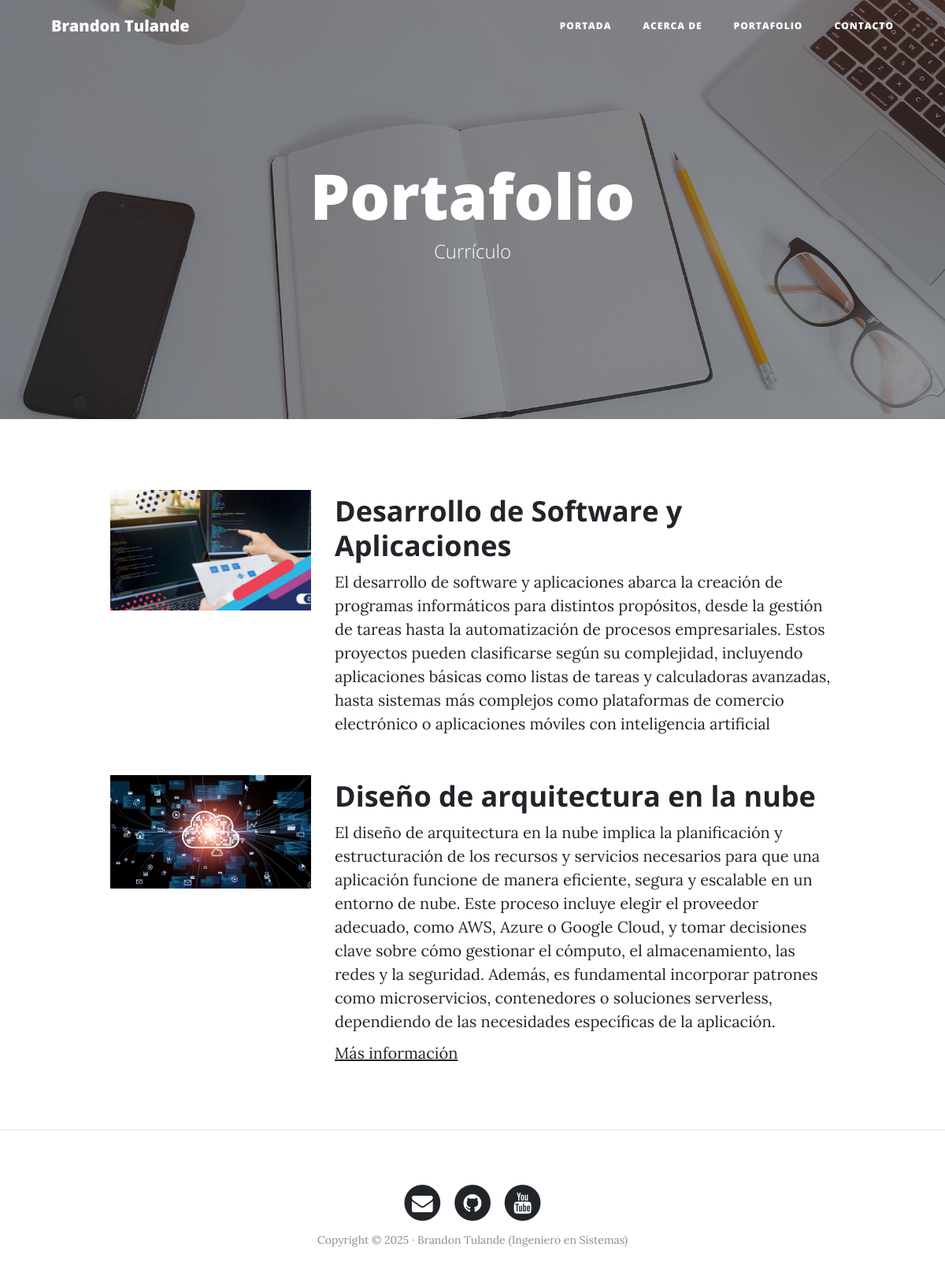
The page /portfolio/ on the database its author committed.
### portfolio/models.py (models this page shows, shortened)
class Project(models.Model):
    title = models.CharField(max_length=200, verbose_name="Titulo")
    description = models.TextField(verbose_name="Descripcion")
    image = models.ImageField(verbose_name="Imagen", upload_to="projects")
    link = models.URLField(verbose_name="Direccion web", null= True, blank=True)
    created = models.DateTimeField(auto_now_add=True, verbose_name="Fecha de creación")
    update = models.DateTimeField(auto_now=True, verbose_name="Fecha de edición")
    class Meta:
        verbose_name = "proyecto"
        verbose_name_plural ="proyectos"
        ordering = ["-created"]

### portfolio/views.py (the view)
# urls.py: path('portfolio/', portfolio_views.portfolio, name = "portfolio"),
def portfolio(request):
    projects = Project.objects.all()
    return render(request, "portfolio/portfolio.html", {'projects': projects})

### portfolio/templates/portfolio/portfolio.html (shortened to what this page needs)
{% extends 'core/base.html' %}
{% block background %}{% load static %}{% static 'core/img/portfolio-bg.jpg' %}{% endblock %}
{% block headers %}
<h1>Portafolio</h1>
<span class="subheading">Currículo</span>
{% endblock %}
{% block content %}
    {% for project in projects %}
            <div class="row project">
                <div class="col-lg-3 col-md-4 offset-lg-1">
                    <img class="img-fluid" src="{{project.image.url}}" alt="">
                </div>
                <div class="col-lg-7 col-md-8">
                    <h2 class="section-heading title">{{project.title}}</h2>
                    <p>{{project.description}}</p>
                    {% if project.link %}
                    <p><a href="{{project.link}}">Más información</a></p>
                    {% endif %}
                </div>
            </div>
    {%endfor%}
{% endblock %}

### core/templates/core/base.html (shortened to what this page needs)
<!DOCTYPE html>
<html lang="es">
  <head>
     {% load static %}
    <link href="{% static 'core/vendor/bootstrap/css/bootstrap.min.css' %}" rel="stylesheet">
    <link href="{% static 'core/vendor/font-awesome/css/font-awesome.min.css' %}" rel="stylesheet" type="text/css">
    <link href="{% static 'core/css/clean-blog.min.css' %}" rel="stylesheet">
  </head>
  <body>
    <nav class="navbar navbar-expand-lg navbar-light fixed-top" id="mainNav">
      <div class="container">
        <a class="navbar-brand" href="{% url 'home' %}">Brandon Tulande</a>
        <div class="collapse navbar-collapse" id="navbarResponsive">
          <ul class="navbar-nav ml-auto">
            <li class="nav-item">
              <a class="nav-link" href="{% url 'home' %}">Portada</a>
            </li>
            <li class="nav-item">
              <a class="nav-link" href="{% url 'about' %}">Acerca de</a>
            </li>
            <li class="nav-item">
              <a class="nav-link" href="{% url 'portfolio' %}">Portafolio</a>
            </li>
            <li class="nav-item">
              <a class="nav-link" href="{% url 'contact' %}">Contacto</a>
            </li>
          </ul>
        </div>
      </div>
    </nav>
    <header class="masthead" style="background-image: url('{% block background %}{% endblock%}')">
      <div class="overlay"></div>
      <div class="container">
        <div class="row">
          <div class="col-lg-8 col-md-10 mx-auto">
            <div class="site-heading">
                {% block headers%} {%endblock%}
            </div>
          </div>
        </div>
      </div>
    </header>
    <div class="container">
        {% block content %}{% endblock %}
    </div>
      {% if request.path != "/" %}<hr>{% endif%}
    <footer>
      <div class="container">
        <div class="row">
          <div class="col-lg-8 col-md-10 mx-auto">
            <ul class="list-inline text-center">
              <li class="list-inline-item">
                <a href="#">
                  <span class="fa-stack fa-lg">
                    <i class="fa fa-circle fa-stack-2x"></i>
                    <i class="fa fa-envelope fa-stack-1x fa-inverse"></i>
                  </span>
                </a>
              </li>
              <li class="list-inline-item">
                <a href="#">
                  <span class="fa-stack fa-lg">
                    <i class="fa fa-circle fa-stack-2x"></i>
                    <i class="fa fa-github fa-stack-1x fa-inverse"></i>
                  </span>
                </a>
              </li>
              <li class="list-inline-item">
                <a href="#">
                  <span class="fa-stack fa-lg">
                    <i class="fa fa-circle fa-stack-2x"></i>
                    <i class="fa fa-youtube fa-stack-1x fa-inverse"></i>
                  </span>
                </a>
              </li>
            </ul>
            <p class="copyright text-muted">Copyright &copy; 2025 · Brandon Tulande (Ingeniero en Sistemas) </p>
          </div>
        </div>
      </div>
    </footer>
  </body>
</html>

### rows shown on the page
Project: image (picture), title "Desarrollo de Software y Aplicaciones", description "El desarrollo de software y aplicaciones abarca la creación de programas informáticos para distintos propósitos, desde la gestión de tareas hasta la automatización de procesos empresariales. Estos proyectos pueden clasificarse según su complejidad, incluyendo aplicaciones básicas como listas de tareas y calculadoras avanzadas, hasta sistemas más complejos como plataformas de comercio electrónico o aplicaciones móviles con inteligencia artificial"
Project: image (picture), title "Diseño de arquitectura en la nube", description "El diseño de arquitectura en la nube implica la planificación y estructuración de los recursos y servicios necesarios para que una aplicación funcione de manera eficiente, segura y escalable en un entorno de nube. Este proceso incluye elegir el proveedor adecuado, como AWS, Azure o Google Cloud, y tomar decisiones clave sobre cómo gestionar el cómputo, el almacenamiento, las redes y la seguridad. Además, es fundamental incorporar patrones como microservicios, contenedores o soluciones serverless, dependiendo de las necesidades específicas de la aplicación."
